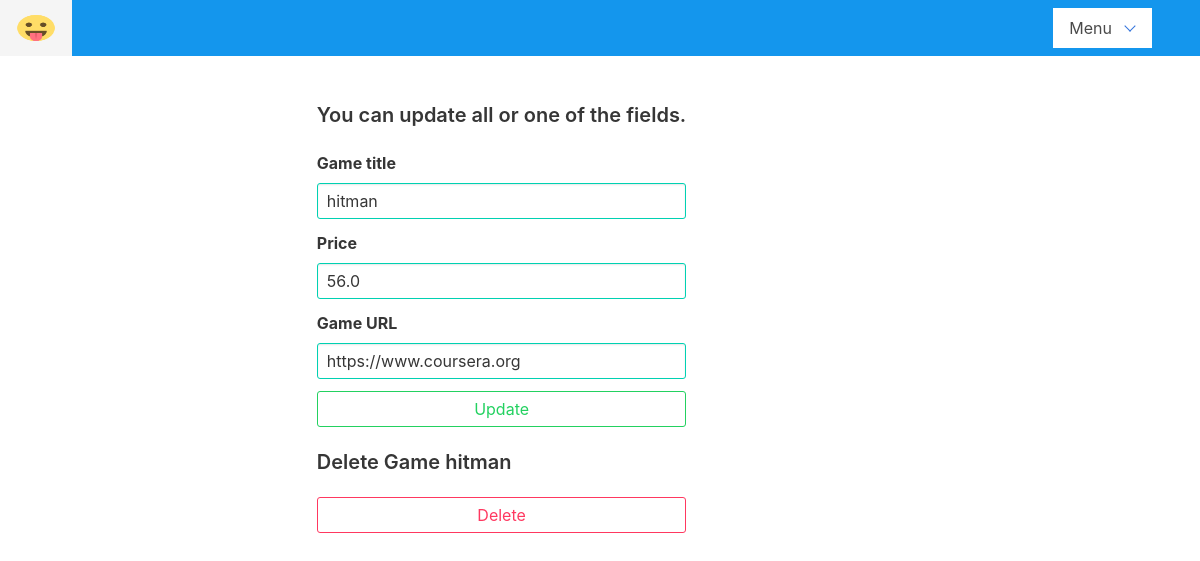
/developer/games/7/edit (signed in), run on the app's committed database.
### shop/models.py (models this page shows)
class Game(models.Model):
    title = models.CharField(max_length=30, null=False, blank=False, unique=False)
    price = models.FloatField(null=False, blank=False, unique=False)
    url = models.URLField(max_length=300, null=False, blank=False, unique=True)
    developer = models.ForeignKey(Developer, on_delete=models.CASCADE)

### shop/views.py (the view)
# urls.py: path('developer/games/<int:game_id>/edit', views.edit_game, name='editgame'),
def edit_game(request, game_id):
    if request.method == "GET":
        user = request.user
        if not user.is_authenticated:
            return redirect("shop:login")
        if user.groups.filter(name = "developers").count() == 0:
            return redirect("shop:index")
        game = get_object_or_404(Game, pk=game_id)
        if game.developer.user_id == user.id:
            return render(request, "shop/edit_game.html", {"game":game})
        else:
            return HttpResponse(status=500)
    else:
        return HttpResponse(status=500)

### shop/templates/shop/edit_game.html (shortened to what this page needs)
{% extends "shop/developer_base.html" %}
{% block content %}
    <div class="columns">
          <div class="column is-one-fifth">
          </div>
        <div class="column" >
            <h4 class="title is-5"> You can update all or one of the fields.</h4>
            <form action="{% url 'shop:updategame' game.id %}" method="post">
                <div class="field">
                  <div class="control">
                    <label class="label">Game title</label>
                    <input class="input is-primary" placeholder="" value="{{ game.title }}" type="text" name="title">
                  </div>
                </div>
                <div class="field">
                  <div class="control">
                    <label class="label">Price</label>
                    <input class="input is-primary" value="{{ game.price }}" type="number" name="price">
                  </div>
                </div>
                <div class="field">
                  <div class="control">
                      <label class="label">Game URL</label>
                    <input class="input is-primary" value="{{ game.url }}" type="text" name="url">
                  </div>
                </div>
                <div class="field">
                  <div class="control">
                    <button class="button is-success is-outlined is-fullwidth" type="submit" value="Update">Update</button>&nbsp;
                  </div>
                </div>
            </form>
            <h3 class="title is-5">Delete Game {{ game.title }}</h3>
            <form action="{% url 'shop:deletegame' game.id %}" method="post">
                 <button class="button is-danger is-outlined is-fullwidth" type="submit" name="delete" value="Delete">Delete</button>&nbsp;
            </form>
         </div>
        <div class="column ">
          </div>
    </div>
{% endblock content %}

### data on the page
Game: title "hitman", price "56.0", url "https://www.coursera.org"
